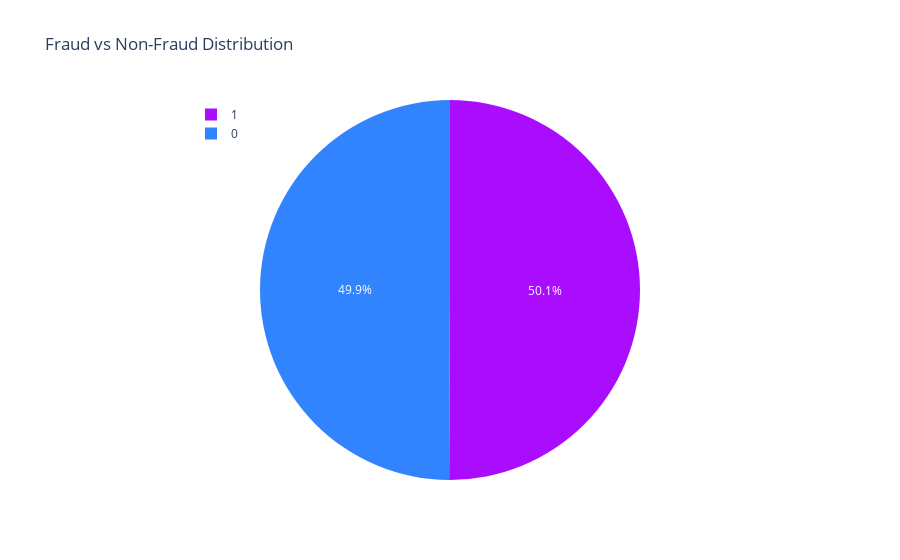

Notebook code for this chart:
### Code cell
import plotly.express as px

counts = df['label'].value_counts().reset_index()
counts.columns = ['label', 'total']

fig = px.pie(counts, names='label', values='total',
             title='Fraud vs Non-Fraud Distribution',
             hover_data=['total'],
             color_discrete_sequence=px.colors.qualitative.Alphabet)

fig.update_traces(textinfo='percent')
fig.update_layout(legend=dict(x=0.15, y=1.0))

fig.show()

### Figure 1 — Plotly figure (JSON) as saved in the notebook; plotly's stock layout.template omitted (floating-point values rounded to 4 significant figures)
{"data": [{"customdata": [[100255], [99962]], "domain": {"x": [0, 1], "y": [0, 1]}, "hovertemplate": "label=%{label}<br>total=%{customdata[0]}<extra></extra>", "labels": [1, 0], "legendgroup": "", "name": "", "showlegend": true, "textinfo": "percent", "type": "pie", "values": [100255, 99962]}], "layout": {"legend": {"tracegroupgap": 0, "x": 0.15, "y": 1}, "piecolorway": ["#AA0DFE", "#3283FE", "#85660D", "#782AB6", "#565656", "#1C8356", "#16FF32", "#F7E1A0", "#E2E2E2", "#1CBE4F", "#C4451C", "#DEA0FD", "#FE00FA", "#325A9B", "#FEAF16", "#F8A19F", "#90AD1C", "#F6222E", "#1CFFCE", "#2ED9FF", "#B10DA1", "#C075A6", "#FC1CBF", "#B00068", "#FBE426", "#FA0087"], "title": {"text": "Fraud vs Non-Fraud Distribution"}}}
